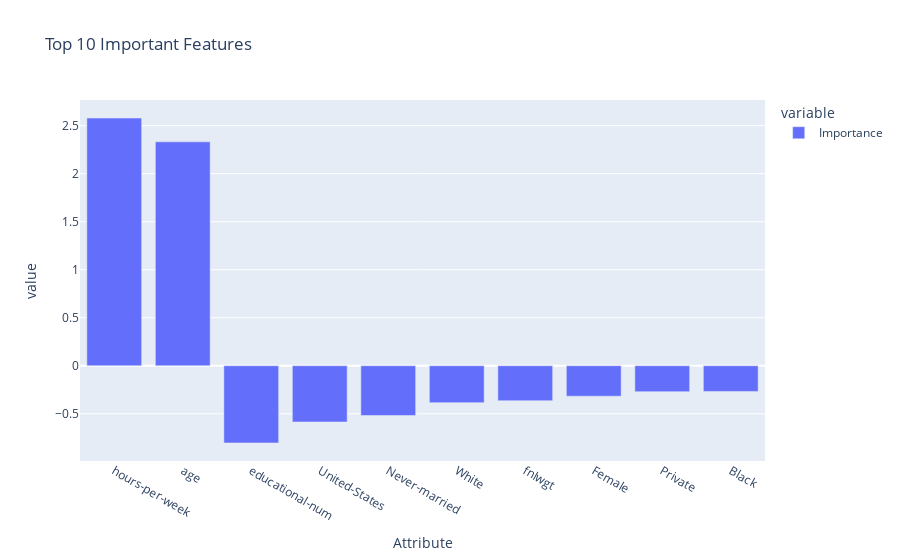

Notebook code for this chart:
### Code cell
import plotly.express as px
fig = px.bar(importances, x="Attribute", y=["Importance"], title="Top 10 Important Features")
fig.show()

### Figure 1 — Plotly figure (JSON) as saved in the notebook; plotly's stock layout.template omitted (floating-point values rounded to 4 significant figures)
{"data": [{"alignmentgroup": "True", "hovertemplate": "variable=Importance<br>Attribute=%{x}<br>value=%{y}<extra></extra>", "legendgroup": "Importance", "marker": {"color": "#636efa", "pattern": {"shape": ""}}, "name": "Importance", "offsetgroup": "Importance", "orientation": "v", "showlegend": true, "textposition": "auto", "type": "bar", "x": ["hours-per-week", "age", "educational-num", "United-States", "Never-married", "White", "fnlwgt", "Female", "Private", "Black"], "xaxis": "x", "y": [2.579, 2.332, -0.8036, -0.5851, -0.5183, -0.3838, -0.3638, -0.3172, -0.2697, -0.267], "yaxis": "y"}], "layout": {"barmode": "relative", "legend": {"title": {"text": "variable"}, "tracegroupgap": 0}, "title": {"text": "Top 10 Important Features"}, "xaxis": {"anchor": "y", "domain": [0, 1], "title": {"text": "Attribute"}}, "yaxis": {"anchor": "x", "domain": [0, 1], "title": {"text": "value"}}}}
